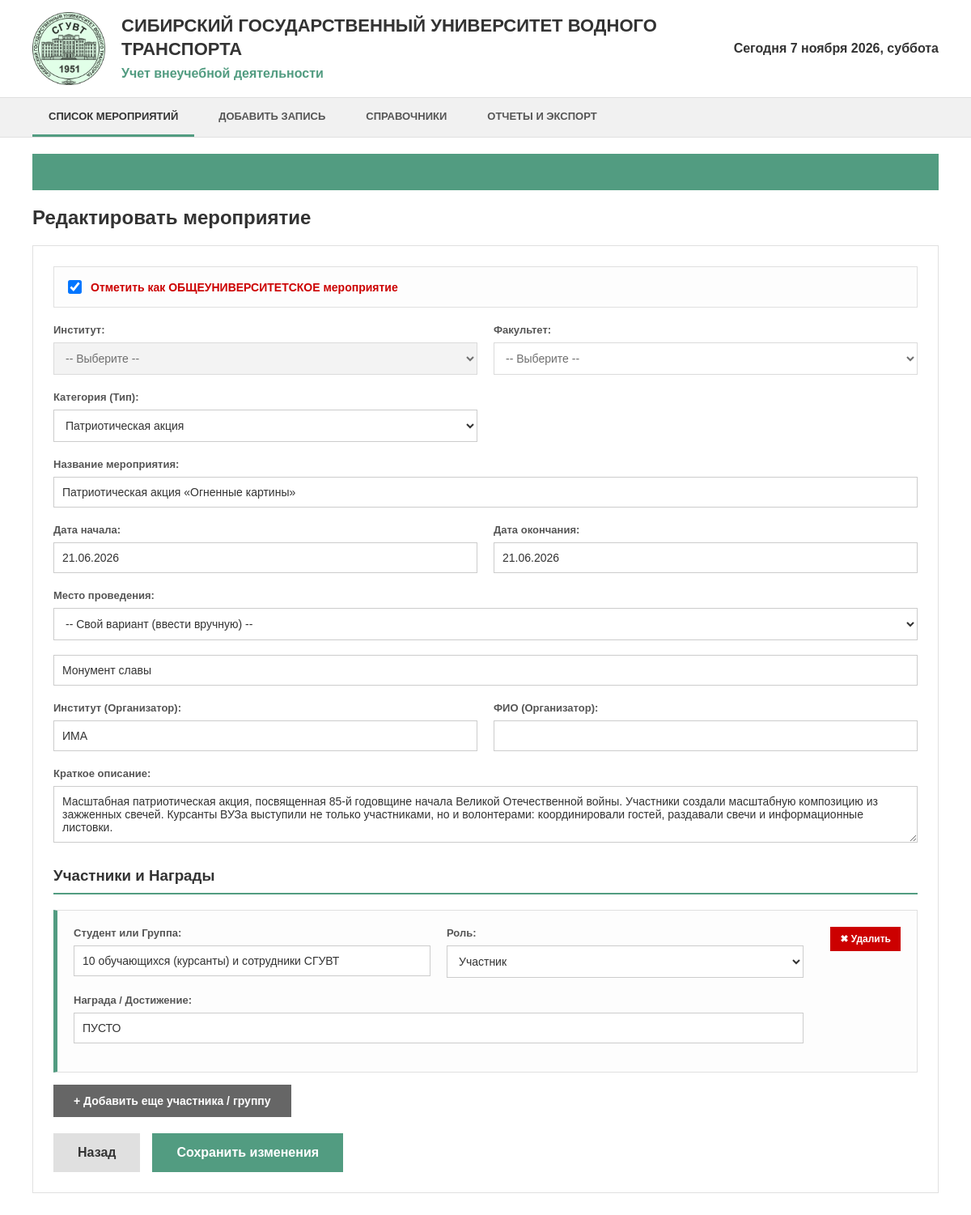
The page /edit.php?id=1 on the database its author committed.
### tables this page shows
CREATE TABLE `events` (
  `id` int(11) NOT NULL AUTO_INCREMENT,
  `title` varchar(255) NOT NULL,
  `category_id` int(11) NOT NULL,
  `institute_id` int(11) NOT NULL,
  `faculty_id` int(11) DEFAULT NULL,
  `date_start` date NOT NULL,
  `date_end` date NOT NULL,
  `location` varchar(255) NOT NULL,
  `organizer` varchar(255) NOT NULL,
  `description` text NOT NULL,
  `created_at` timestamp DEFAULT CURRENT_TIMESTAMP,
  PRIMARY KEY (`id`),
  FOREIGN KEY (`category_id`) REFERENCES `event_categories`(`id`) ON DELETE RESTRICT,
  FOREIGN KEY (`institute_id`) REFERENCES `institutes`(`id`) ON DELETE RESTRICT,
  FOREIGN KEY (`faculty_id`) REFERENCES `faculties`(`id`) ON DELETE SET NULL
);

CREATE TABLE `event_categories` (
  `id` int(11) NOT NULL AUTO_INCREMENT,
  `name` varchar(100) NOT NULL,
  PRIMARY KEY (`id`)
);

CREATE TABLE `event_participants` (
  `id` int(11) NOT NULL AUTO_INCREMENT,
  `event_id` int(11) NOT NULL,
  `participant_info` varchar(255) NOT NULL,
  `role_in_event` varchar(100) DEFAULT 'Участник',
  `award_details` varchar(255) DEFAULT NULL,
  `financial_reward` decimal(10,2) DEFAULT '0.00',
  PRIMARY KEY (`id`),
  FOREIGN KEY (`event_id`) REFERENCES `events`(`id`) ON DELETE CASCADE
);

### src/db.php (called while the page is built, shortened)
<?php
$dsn = "mysql:host=" . DB_HOST . ";dbname=" . DB_NAME . ";charset=" . DB_CHARSET;
$options = [
    PDO::ATTR_ERRMODE            => PDO::ERRMODE_EXCEPTION,
    PDO::ATTR_DEFAULT_FETCH_MODE => PDO::FETCH_ASSOC,
    PDO::ATTR_EMULATE_PREPARES   => false,
];
try {
    $pdo = new PDO($dsn, DB_USER, DB_PASS, $options);
} catch (\PDOException $e) {
    error_log("DB Connection Error: " . $e->getMessage());
    die("Ошибка подключения к БД. Сервер временно недоступен.");
}
require_once 'models/Event.php';
require_once 'models/Category.php';
require_once 'models/Participant.php';
$eventModel = new Event($pdo);
$categoryModel = new Category($pdo);
$participantModel = new Participant($pdo);

### src/models/Event.php (called while the page is built, shortened)
<?php
class Event {
    private $pdo;
    public function __construct($pdo) {
        $this->pdo = $pdo;
    }
    public function getById($id) {
        $stmt = $this->pdo->prepare("SELECT * FROM events WHERE id = ?");
        $stmt->execute([$id]);
        return $stmt->fetch();
    }
}

### src/models/Category.php (called while the page is built, shortened)
<?php
class Category {
    private $pdo;
    public function __construct($pdo) {
        $this->pdo = $pdo;
    }
    public function getAll() {
        return $this->pdo->query("SELECT * FROM event_categories")->fetchAll();
    }
}

### src/models/Participant.php (called while the page is built, shortened)
<?php
class Participant {
    private $pdo;
    public function __construct($pdo) {
        $this->pdo = $pdo;
    }
    public function getByEventId($eventId) {
        $stmt = $this->pdo->prepare("SELECT * FROM event_participants WHERE event_id = ?");
        $stmt->execute([$eventId]);
        return $stmt->fetchAll();
    }
}

### src/edit.php (the view, shortened to what this page needs)
<?php
require 'db.php';
$event_id = filter_input(INPUT_GET, 'id', FILTER_VALIDATE_INT);
$event = $eventModel->getById($event_id);
$participants = $participantModel->getByEventId($event_id);
$categories = $categoryModel->getAll();
$org_parts = explode(' / ', $event['organizer']);
$org_inst = $org_parts[0] ?? '';
$org_fio = $org_parts[1] ?? '';
?>
<!DOCTYPE html>
<html lang="ru">
<head>
    <link rel="stylesheet" href="css/style.css">
    <link rel="stylesheet" href="lib/flatpickr/flatpickr.min.css">
</head>
<body>
    <?php include 'header.php'; ?>
    <div class="container">
        <h2 class="page-title">Редактировать мероприятие</h2>
        <form method="POST" class="form-card">
            <div class="general-event-block">
                <label class="general-event-label">
                    <input type="checkbox" name="is_general" id="is_general" onchange="toggleGeneral()" <?php if($event['institute_id'] == 1) echo 'checked'; ?>>
                    Отметить как ОБЩЕУНИВЕРСИТЕТСКОЕ мероприятие
                </label>
            </div>
            <div class="form-grid">
                <div class="form-group">
                    <label>Институт:</label>
                    <select name="institute_id" id="institute_id" class="form-control" <?php if($event['institute_id'] == 1) echo 'disabled style="background-color:#eee;"'; ?> required onchange="loadFacultiesForForm(this.value, 'faculty_id', <?php echo $event['faculty_id'] ?: 'null'; ?>)">
                        <option value="">-- Выберите --</option>
                    </select>
                </div>
                <div class="form-group">
                    <label>Факультет:</label>
                    <select name="faculty_id" id="faculty_id" class="form-control" disabled>
                        <option value="">-- Выберите --</option>
                    </select>
                </div>
                <div class="form-group">
                    <label>Категория (Тип):</label>
                    <select name="category_id" class="form-control" required>
                        <?php foreach($categories as $cat): ?>
                            <option value="<?php echo $cat['id']; ?>" <?php if($event['category_id'] == $cat['id']) echo 'selected'; ?>><?php echo htmlspecialchars($cat['name']); ?></option>
                        <?php endforeach; ?>
                    </select>
                </div>
                <div class="form-group span-2"><label>Название мероприятия:</label><input type="text" name="title" value="<?php echo htmlspecialchars($_POST['title'] ?? $event['title']); ?>" class="form-control" required></div>
                <div class="form-group"><label>Дата начала:</label><input type="text" name="date_start" value="<?php echo htmlspecialchars($_POST['date_start'] ?? date('d.m.Y', strtotime($event['date_start']))); ?>" class="form-control datepicker" required></div>
                <div class="form-group"><label>Дата окончания:</label><input type="text" name="date_end" value="<?php echo htmlspecialchars($_POST['date_end'] ?? date('d.m.Y', strtotime($event['date_end']))); ?>" class="form-control datepicker"></div>
                <div class="form-group span-2">
                    <label>Место проведения:</label>
                    <?php
                        $current_loc = $_POST['location_std'] ?? $event['location'];
                        $is_custom_now = !in_array($current_loc, STD_LOCATIONS);
                    ?>
                    <select id="location_select" name="location_std" class="form-control" onchange="toggleCustomLocation()" required>
                        <option value="other" class="option-custom" <?php if($is_custom_now) echo 'selected'; ?>>-- Свой вариант (ввести вручную) --</option>
                    </select>
                    <input type="text" id="location_custom" name="location_custom" value="<?php echo $is_custom_now ? htmlspecialchars($current_loc) : ''; ?>" class="form-control input-custom-location" placeholder="Введите свой адрес..." <?php echo $is_custom_now ? 'required' : 'disabled'; ?> style="<?php echo $is_custom_now ? '' : 'display:none;'; ?>">
                </div>
                <div class="form-group"><label>Институт (Организатор):</label><input type="text" name="org_inst" value="<?php echo htmlspecialchars($_POST['org_inst'] ?? $org_inst); ?>" class="form-control" required></div>
                <div class="form-group"><label>ФИО (Организатор):</label><input type="text" name="org_fio" value="<?php echo htmlspecialchars($_POST['org_fio'] ?? $org_fio); ?>" class="form-control" required></div>
                <div class="form-group span-2"><label>Краткое описание:</label><textarea name="description" rows="3" class="form-control" required><?php echo htmlspecialchars($_POST['description'] ?? $event['description']); ?></textarea></div>
            </div>
            <h3 class="section-title">Участники и Награды</h3>
            <div id="participants_container">
                <?php foreach($participants as $index => $part): ?>
                    <div class="participant-card" id="part_<?php echo $index; ?>">
                        <button type="button" class="btn-delete" onclick="document.getElementById('part_<?php echo $index; ?>').remove()">✖ Удалить</button>
                        <div class="form-grid form-grid-with-delete">
                            <div class="form-group"><label>Студент или Группа:</label><input type="text" name="participant_info[]" value="<?php echo htmlspecialchars($part['participant_info']); ?>" class="form-control" required></div>
                            <div class="form-group"><label>Роль:</label>
                                <select name="role_in_event[]" class="form-control">
                                    <?php foreach(PARTICIPANT_ROLES as $role): ?>
                                        <option value="<?php echo $role; ?>" <?php if($part['role_in_event']==$role) echo 'selected'; ?>><?php echo $role; ?></option>
                                    <?php endforeach; ?>
                                </select>
                            </div>
                            <div class="form-group span-2"><label>Награда / Достижение:</label><input type="text" name="award_details[]" value="<?php echo htmlspecialchars($part['award_details']); ?>" class="form-control"></div>
                        </div>
                    </div>
                <?php endforeach; ?>
            </div>
            <button type="button" onclick="addParticipantRow()" class="btn btn-gray btn-add-participant">+ Добавить еще участника / группу</button>
            <div class="form-actions">
                <a href="index.php" class="btn btn-back btn-large">Назад</a>
                <button type="submit" class="btn btn-large">Сохранить изменения</button>
            </div>
        </form>
    </div>
</body>
</html>

### src/css/style.css (style rules this page uses)
:root { --ssuwt-green: #529c81; --ssuwt-gray: #f1f1f1; --text-dark: #333333; --border-color: #e0e0e0; color-scheme: light; }
body { font-family: Arial, sans-serif; margin: 0; padding: 0; background-color: #ffffff; color: var(--text-dark); overflow-y: scroll; }
.container { max-width: 1400px; margin: 20px auto 30px; padding: 0 40px; }
.container::before { content: ""; display: block; width: 100%; height: 45px; background-color: var(--ssuwt-green); margin-bottom: 20px; }
.page-title { font-size: 24px; margin: 0 0 20px 0; color: var(--text-dark); }
.filter-panel, .form-card { background: #ffffff; border: 1px solid var(--border-color); padding: 25px; margin-bottom: 25px; }
.form-grid { display: grid; grid-template-columns: repeat(2, 1fr); gap: 20px; margin-bottom: 15px; }
.form-grid-with-delete { margin-right: 120px; }
.form-group { display: flex; flex-direction: column; gap: 8px; }
.form-group label { font-size: 13px; font-weight: bold; color: #555; }
.form-control { padding: 10px; border: 1px solid #ccc; font-size: 14px; font-family: inherit; background-color: #ffffff; color: var(--text-dark); }
.btn { background-color: var(--ssuwt-green); color: white; padding: 12px 25px; border: none; cursor: pointer; font-weight: bold; font-size: 14px; text-decoration: none; display: inline-block; }
.btn-gray { background-color: #666; }
.btn-back { background-color: #e0e0e0; color: #333; }
.btn-large { padding: 15px 30px; font-size: 16px; }
.btn-add-participant { margin-bottom: 20px; }
.participant-card { background: #fdfdfd; border: 1px solid #e0e0e0; border-left: 5px solid var(--ssuwt-green); padding: 20px; margin-bottom: 15px; position: relative; }
.btn-delete { position: absolute; top: 20px; right: 20px; background: #cc0000; color: white; border: none; padding: 8px 12px; cursor: pointer; font-size: 12px; font-weight: bold; }
.span-2 { grid-column: span 2; }
.general-event-block { background: #fdfdfd; border: 1px solid #e0e0e0; padding: 15px; margin-bottom: 20px; }
.general-event-label { cursor: pointer; font-weight: bold; color: #cc0000; font-size: 14px; display: flex; align-items: center; gap: 10px; }
.general-event-label input { transform: scale(1.3); }
.input-custom-location { margin-top: 10px; }
.option-custom { font-weight: bold; color: #cc0000; }
.section-title { color: var(--text-dark); margin-top: 30px; border-bottom: 2px solid var(--ssuwt-green); padding-bottom: 10px; }
.form-actions { display: flex; align-items: center; }
.form-actions .btn-back { margin-right: 15px; }

### rows shown on the page
events: institute_id "☑", category_id "Патриотическая акция", title "Патриотическая акция «Огненные картины»", date_start "21.06.2026", date_end "21.06.2026", location_std "-- Свой вариант (ввести вручную) --", location_custom "Монумент славы", org_inst "ИМА", description "Масштабная патриотическая акция, посвященная 85-й годовщине начала Великой Отечественной войны. Участники создали масштабную композицию из зажженных свечей. Курсанты ВУЗа выступили не только участниками, но и волонтерами: координировали гостей, раздавали свечи и информационные листовки."
event_participants: participant_info "10 обучающихся (курсанты) и сотрудники СГУВТ", award_details "ПУСТО"

### other values the page prints
getRussianDate() "Сегодня 7 ноября 2026, суббота"
form field value "Участник"
